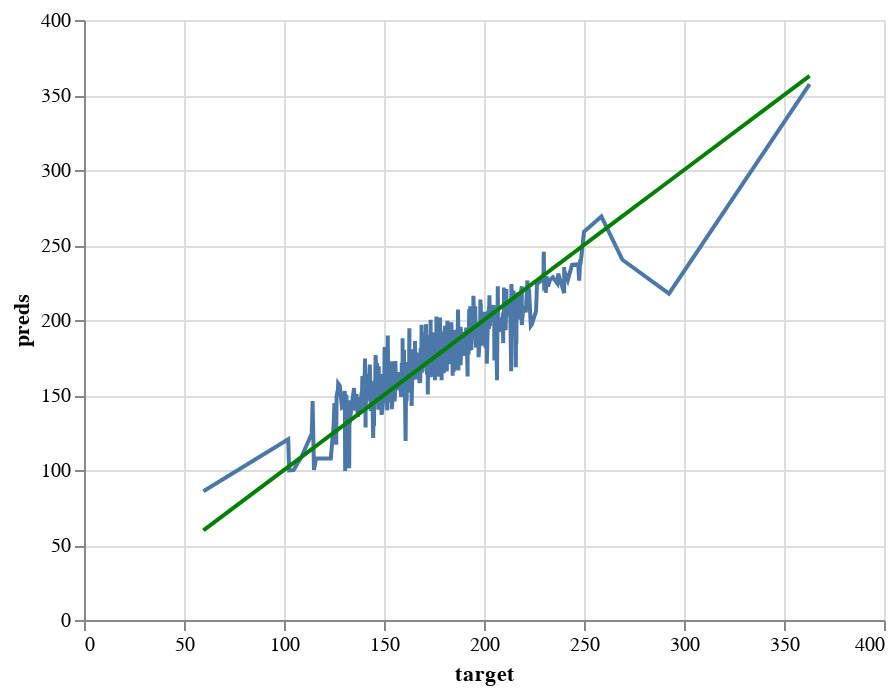

Notebook code for this chart:
### Code cell
# predictions versus the target line charts on the test set
perfect_test_2 = alt.Chart(pd.DataFrame({'target': y_test_2, 'preds': y_test_2})).mark_line(color='green').encode(
    x='target',
    y='preds'
)

pred_chart_test_2 = alt.Chart(pd.DataFrame({'target': y_test_2, 'preds': y_test_preds_2})).mark_line().encode(
    x='target',
    y='preds'
  )

pred_chart_test_2 + perfect_test_2

### Figure 1 — Vega-Lite specification as saved in the notebook (floating-point values rounded to 4 significant figures; data arrays with more than 128 entries replaced by an {"elided": "..."} marker saying what was removed)
{"config": {"view": {"continuousWidth": 400, "continuousHeight": 300}}, "layer": [{"data": {"name": "data-4d347701ed18ea9d0ebac92ba9594e31"}, "mark": "line", "encoding": {"x": {"field": "target", "type": "quantitative"}, "y": {"field": "preds", "type": "quantitative"}}}, {"data": {"name": "data-325359e573684d5da4db6a7c05ccc135"}, "mark": {"type": "line", "color": "green"}, "encoding": {"x": {"field": "target", "type": "quantitative"}, "y": {"field": "preds", "type": "quantitative"}}}], "$schema": "https://vega.github.io/schema/vega-lite/v4.17.0.json", "datasets": {"data-4d347701ed18ea9d0ebac92ba9594e31": {"elided": "609 records"}, "data-325359e573684d5da4db6a7c05ccc135": {"elided": "609 records"}}}
